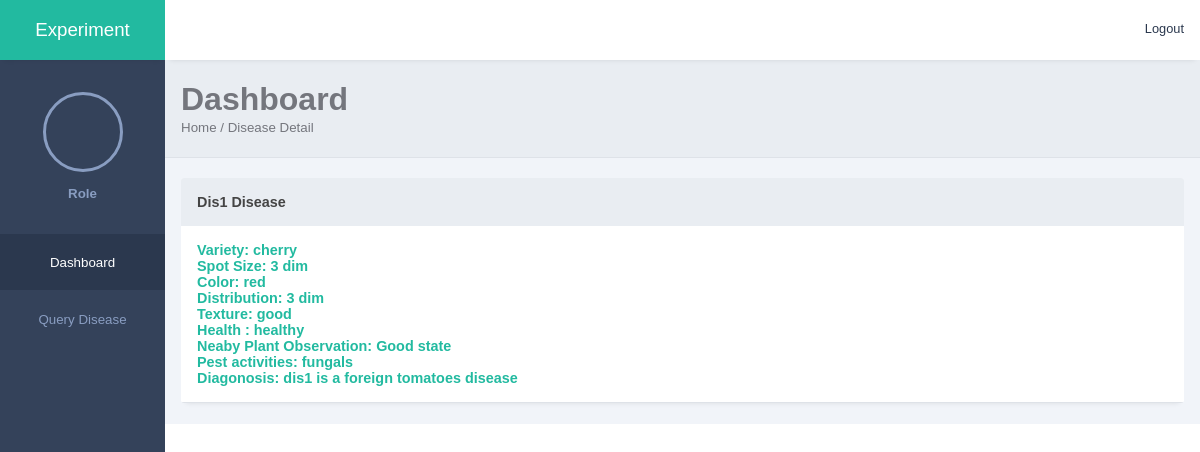
Screenshot of /disease/1/ with the database file from the repository.
### disease/models.py (models this page shows)
class Tomatoes(Model):
    variety = CharField(max_length=30)
    name = CharField(max_length=30)
    age = CharField(max_length=4)
    climate = CharField(max_length=50)
    color = CharField(max_length=10)
    spot_size = CharField(max_length=10)
    spot_color = CharField(max_length=20)
    spot_dist = CharField(max_length=100)
    leaf_texture = CharField(max_length=100)
    overall_health = CharField(max_length=255)
    nearby_plant_observations = CharField(max_length=200)
    spore_fungal = CharField(max_length=5)  # yes or no
    onset_time = CharField(max_length=5)
    recent_pest_activities = CharField(max_length=255)
    disease_history = CharField(max_length=200)
    diagnosis = CharField(max_length=200)
    created_at = DateTimeField(auto_now_add=True)

### disease/views.py (the view)
# urls.py: path('/<int:pk>/', TomatoesDetailView.as_view(), name='detail-tomatoes'),
class TomatoesDetailView(DetailView):
    model = Tomatoes
    template_name = 'pages/disease_detail.html'
    context_object_name = 'tomato'

### templates/pages/disease_detail.html (shortened to what this page needs)
{% load static %}
<!DOCTYPE html>
<html lang="en">
<head>
    {% include "../includes/meta.html" %}
</head>
<body>
    <div class="sidebar">
        <div class="side-header">
            <h3>E<span>xperiment</span></h3>
        </div>
        <div class="side-content">
            <div class="profile">
                <div class="profile-img bg-img" style="background-image: url(img/3.jpeg)"></div>
                <small>Role</small>
            </div>
            {% include "../includes/sidebar.html" %}
        </div>
    </div>
    <div class="main-content">
        {% include "../includes/header.html" %}
        <main>
            <div class="page-header">
                <h1>Dashboard</h1>
                <small>Home / Disease Detail</small>
            </div>
            <div class="page-content">
                <div class="records table-responsive">
                    <div>
                        <table width="100%">
                            {% if tomato %}
                            <thead>
                                <tr>
                                    <th>{{tomato.name}} Disease</th>
                                </tr>
                            </thead>
                            <tbody>
                                <tr>
                                    <td>
                                        Variety: {{tomato.variety}} <br/>
                                        Spot Size: {{tomato.spot_size}} <br/>
                                        Color: {{tomato.spot_color}} <br/>
                                        Distribution: {{tomato.spot_dist}} <br/>
                                        Texture: {{tomato.leaf_texture}} <br/>
                                        Health : {{tomato.overall_health}} <br/>
                                        Neaby Plant Observation: {{tomato.nearby_plant_observations}} <br/>
                                        Pest activities: {{tomato.recent_pest_activities}} <br/>
                                        Diagonosis: {{tomato.diagnosis}} <br/>
                                    </td>
                                </tr>
                            </tbody>
                            {% endif %}
                        </table>
                    </div>
                </div>
            </div>
        </main>
    </div>
</body>
</html>

### static/style.css (style rules this page uses)
:root { --main-color: #22BAA0; --color-dark: #34425A; --text-grey: #B0B0B0; }
* { margin: 0; padding: 0; text-decoration: none; list-style-type: none; box-sizing: border-box; font-family: 'Merriweather', sans-serif; }
.sidebar { position: fixed; height: 100%; width: 165px; left: 0; bottom: 0; top: 0; z-index: 100; background: var(--color-dark); transition: left 300ms; }
.side-header { box-shadow: 0px 5px 5px -5px rgb(0 0 0 /10%); background: var(--main-color); height: 60px; display: flex; justify-content: center; align-items: center; }
.side-header h3, side-head span { color: #fff; font-weight: 400; }
.side-content { height: calc(100vh - 60px); overflow: auto; }
.profile { text-align: center; padding: 2rem 0rem; }
.bg-img { background-repeat: no-repeat; background-size: cover; border-radius: 50%; background-size: cover; }
.profile-img { height: 80px; width: 80px; display: inline-block; margin: 0 auto .5rem auto; border: 3px solid #899DC1; }
.profile small { color: #899DC1; font-weight: 600; }
.main-content { margin-left: 165px; width: calc(100% - 165px); transition: margin-left 300ms; }
main { margin-top: 60px; }
.page-header { padding: 1.3rem 1rem; background: #E9edf2; border-bottom: 1px solid #dee2e8; }
.page-header h1, .page-header small { color: #74767d; }
.page-content { padding: 1.3rem 1rem; background: #f1f4f9; }
.records { box-shadow: 0px 5px 5px -5px rgb(0 0 0 / 10%); background: #fff; border-radius: 3px; }
.table-responsive { width: 100%; overflow: auto; }
table { border-collapse: collapse; }
table thead tr { background: #e9edf2; }
table thead th { padding: 1rem 0rem; text-align: left; color: #444; font-size: .9rem; }
table thead th:first-child { padding-left: 1rem; }
table tbody td { padding: 1rem 0rem; color: #444; }
table tbody td:first-child { padding-left: 1rem; color: var(--main-color); font-weight: 600; font-size: .9rem; }
table tbody tr { border-bottom: 1px solid #dee2e8; }

### rows the page displays
Tomatoes: name "Dis1", variety "cherry", spot_size "3 dim", spot_color "red", spot_dist "3 dim", leaf_texture "good", overall_health "healthy", nearby_plant_observations "Good state", recent_pest_activities "fungals", diagnosis "dis1 is a foreign tomatoes disease"
